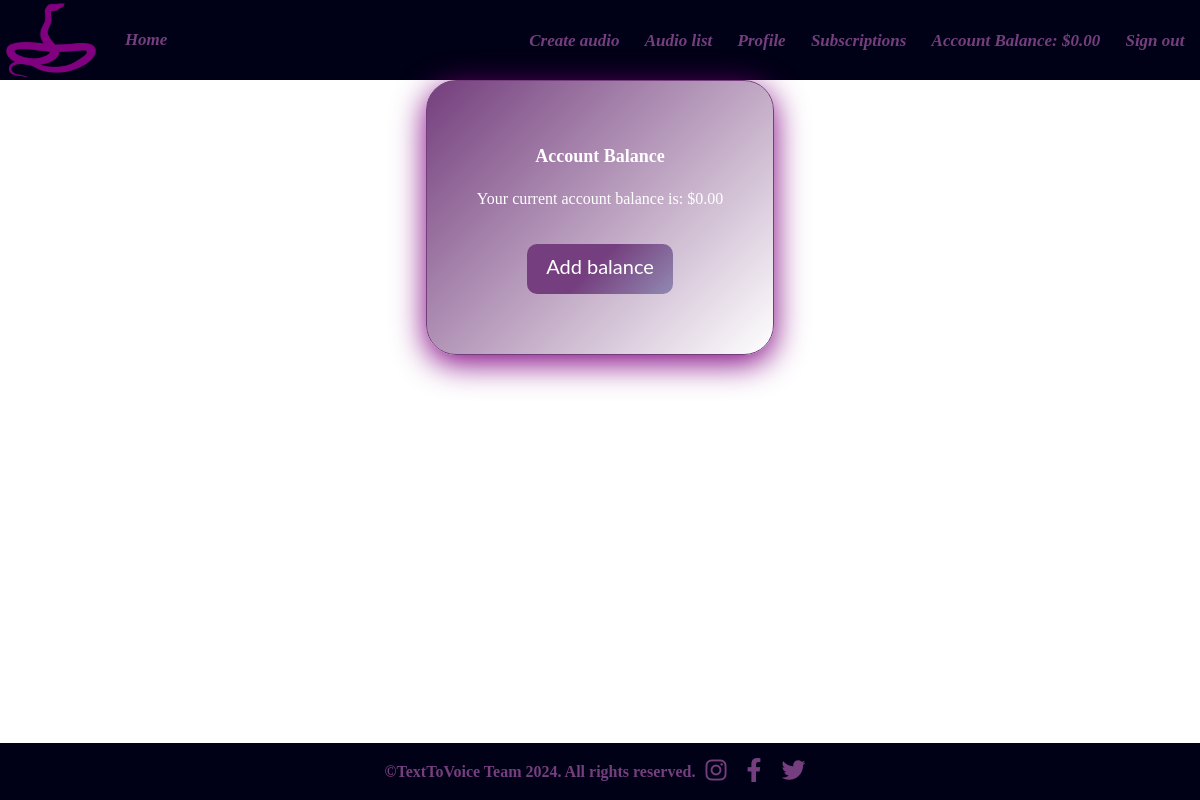
Page /profile/12/balance/ (signed in) on the committed database.
### text_to_speech/accounts/models.py (models this page shows)
class TextToVoiceUser(auth_models.AbstractBaseUser, auth_models.PermissionsMixin):  # 3. Way
    email = models.EmailField(
        _("email address"),  # we want to use email
        unique=True,
        error_messages={
            "unique": _("A user with that email already exists."),
        },
    )
    date_joined = models.DateTimeField(_("date joined"), default=timezone.now)
    is_staff = models.BooleanField(
        default=False,
    )
    is_active = models.BooleanField(
        default=True,
    )
    USERNAME_FIELD = "email"
    objects = TextToVoiceUserManager()

### text_to_speech/profiles/models.py (models this page shows, shortened)
class Profile(IHaveUser, models.Model):
    MAX_FIRST_NAME_LENGTH = 25
    MAX_LAST_NAME_LENGTH = 25
    first_name = models.CharField(
        max_length=MAX_FIRST_NAME_LENGTH,
        null=True,
        blank=True,
    )
    last_name = models.CharField(
        max_length=MAX_LAST_NAME_LENGTH,
        null=True,
        blank=True,
    )
    date_of_birth = models.DateField(
        blank=True,
        null=True,
    )
    profile_picture = models.URLField(
        blank=True,
        null=True,
    )
    GENDER_CHOICES = [
        ('', 'Not Specified'),
        ('M', 'Male'),
        ('F', 'Female'),
    ]
    gender = models.CharField(
        max_length=1,
        choices=GENDER_CHOICES,
        blank=True,
        null=True)
    account_balance = models.DecimalField(
        max_digits=10,
        decimal_places=2,
        default=0
    )

### text_to_speech/profiles/views.py (the view)
# urls.py: path('balance/', account_balance_view, name='account-balance'),
def account_balance_view(request, pk):
    user_profile = Profile.objects.get(pk=pk, user=request.user)
    context = {
        'account_balance': user_profile.account_balance,
    }
    return render(request, 'profiles/profile-account-balance.html', context)

### templates/profiles/profile-account-balance.html (shortened to what this page needs)
{% extends "base.html" %}
{% block main_content %}
<div class="container">
    <div class="box">
        <h1>Account Balance</h1>
        <p>Your current account balance is: ${{ account_balance }}</p>
        <div class="actionBtn">
            <a href="{% url 'add_money' %}" class="btn btn-primary">Add balance</a>
        </div>
    </div>
</div>
{% endblock %}

### templates/partials/header.html
{% load static %}
<header>
    <nav>
        <img src="{% static '/images/snake-4-xxl.png' %}" alt="voice" />
        <a href="{% url 'index' %}"></a>
        <a href="{% url 'index' %}">
            <i>Home</i>
        </a>
        <ul>
            {% if not request.user.is_authenticated %}
            <li>
                <a href="{% url 'signin user' %}">
                    <i>Sign in</i>
                </a>
            </li>
            <li>
                <a href="{% url 'signup user' %}">
                    <i>Sign up</i>
                </a>
            </li>
            <li>
                <a href="{% url 'view_plans' %}">
                    <i>Subscription Plans</i>
                </a>
            </li>
            {% else %}
            <li>
                <a href="{% url 'audiofile_create' %}">
                    <i>Create audio</i>
                </a>
            </li>
            <li>
                <a href="{% url 'audiofile-list' %}">
                    <i>Audio list</i>
                </a>
            </li>
            <li>
                <a href="{% url 'profile-detail' pk=request.user.pk %}">
                    <i>Profile</i>
                </a>
            </li>
            <li>
                <a href="{% url 'view_plans' %}">
                    <i>Subscriptions</i>
                </a>
            </li>
                <li>
                    <a href="{% url 'account-balance' pk=request.user.pk%}">
                        <i>Account Balance: ${{ request.user.profile.account_balance }}</i>
                    </a>
                </li>
            <li>
                <a href="{% url 'signout user' %}">
                    <i>Sign out</i>
                </a>
            </li>
            {% endif %}
        </ul>
    </nav>
</header>

### static/css/style.css (style rules this page uses)
body { background-image: url('https://datadriveninvestor.s3.amazonaws.com/uploads/2020/10/voice.jpg'); background-size: cover; margin:0px; }
nav, footer { background-color: #000116; width: 100%; display: flex; font-size: 16px; justify-content: space-around; align-items: center; padding: 0 5px 0 3px; margin: 0; color: white; }
nav a { text-decoration: none; border-radius: 50%; padding: 0.5em; color: #753e7e; font-size: 17px; font-weight: bolder; position: relative; }
nav ul { margin: 0 0 0 auto; }
nav ul li { display: inline; margin: 0 2px; }
li::before { display: inline; }
nav > img { width: 90px; height: 80px; margin-left: 0.2em; margin-right: 0.2em; }
h1 { font-size: 18px; line-height: 1.5; margin-bottom: 20px; color: #ffffff; }
.actionBtn { display: flex; text-align: center; left: auto; top: auto; right: 0; bottom: 0; margin-left: 50px; }
.actionBtn > a { width: 200%; height: 50px; cursor: pointer; border: none; border-radius: 10px; display: inline; align-items: center; justify-content: center; background-color: #753e7e; background-image: linear-gradient(315deg, #b8f0f9 0%, #753e7e 74%); background-size: 200% 100%; background-position: left; background-repeat: no-repeat; transition: 500ms; color: white; font-family: "Lato", serif; font-size: 20px; margin-bottom: 10px; margin-top: 20px; padding: 10px; text-decoration: none; margin-right: 50px; }
* { box-sizing: border-box; }
p { color: white; }
.box { background: linear-gradient(135deg, rgb(116, 62, 125), rgba(255, 255, 255, 0)); backdrop-filter: blur(10px); -webkit-backdrop-filter: blur(10px); border: 1px solid rgb(116, 62, 125); box-shadow: 0 8px 32px rgb(127, 0, 127); padding: 50px; box-sizing: border-box; border-radius: 30px; height: auto; max-width: 400px; margin: 0 auto; }

### templates/profiles/profile-account-balance.html (style rules this page uses)
.container { height: 100%; margin: 0; display: flex; justify-content: center; align-items: center; }
.container { text-align: center; color: #753e7e; }

### rows in the picture
TextToVoiceUser: user.profile.account_balance "0.00"
Profile: account_balance "0.00"
